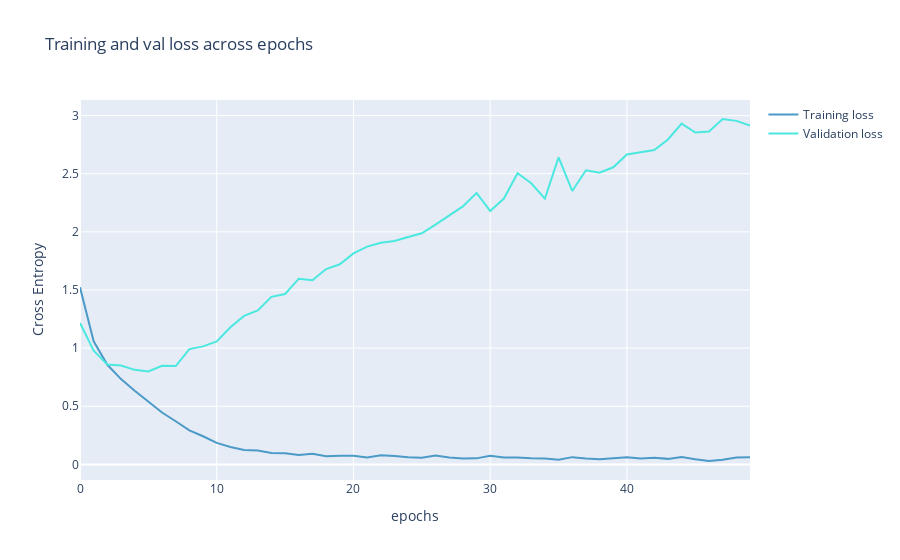

Write notebook code for a chart like this one.
### Code cell
fig = go.Figure(data=[
                      go.Scatter(
                          y=model_4["loss"],
                          name="Training loss",
                          mode="lines",
                          marker=dict(
                              color=color_chart[0]
                          )),
                      go.Scatter(
                          y=model_4["val_loss"],
                          name="Validation loss",
                          mode="lines",
                          marker=dict(
                              color=color_chart[1]
                          ))
])
fig.update_layout(
    title='Training and val loss across epochs',
    xaxis_title='epochs',
    yaxis_title='Cross Entropy'    
)
fig.show()

### Figure 1 — Plotly figure (JSON) as saved in the notebook; plotly's stock layout.template omitted (floating-point values rounded to 4 significant figures)
{"data": [{"marker": {"color": "#4B9AC7"}, "mode": "lines", "name": "Training loss", "type": "scatter", "y": [1.523, 1.058, 0.8566, 0.7336, 0.6338, 0.5386, 0.4465, 0.3711, 0.2931, 0.242, 0.1847, 0.1489, 0.1236, 0.1185, 0.09735, 0.09474, 0.08126, 0.09119, 0.07007, 0.07498, 0.07521, 0.05985, 0.07827, 0.07203, 0.06029, 0.05634, 0.07538, 0.05841, 0.05136, 0.05183, 0.07493, 0.05837, 0.05943, 0.05243, 0.05072, 0.04063, 0.06225, 0.05118, 0.04497, 0.05369, 0.06108, 0.05074, 0.05689, 0.04742, 0.06364, 0.04425, 0.02909, 0.03992, 0.05911, 0.06076]}, {"marker": {"color": "#4BE8E0"}, "mode": "lines", "name": "Validation loss", "type": "scatter", "y": [1.217, 0.9777, 0.8583, 0.8502, 0.8131, 0.7987, 0.8479, 0.8458, 0.9912, 1.015, 1.057, 1.179, 1.277, 1.324, 1.441, 1.465, 1.597, 1.584, 1.68, 1.721, 1.815, 1.873, 1.907, 1.922, 1.955, 1.988, 2.062, 2.139, 2.219, 2.335, 2.18, 2.287, 2.504, 2.418, 2.286, 2.641, 2.351, 2.53, 2.508, 2.555, 2.665, 2.684, 2.703, 2.795, 2.931, 2.855, 2.864, 2.971, 2.954, 2.914]}], "layout": {"title": {"text": "Training and val loss across epochs"}, "xaxis": {"title": {"text": "epochs"}}, "yaxis": {"title": {"text": "Cross Entropy"}}}}
